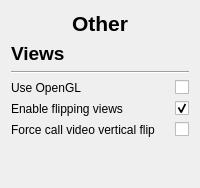
     <widget class="QWidget" name="other">
      <attribute name="title">
       <string>Other</string>
      </attribute>
      <layout class="QGridLayout" name="gridLayout_6">
       <item row="6" column="0" colspan="2">
        <spacer name="verticalSpacer_4">
         <property name="orientation">
          <enum>Qt::Vertical</enum>
         </property>
         <property name="sizeHint" stdset="0">
          <size>
           <width>20</width>
           <height>40</height>
          </size>
         </property>
        </spacer>
       </item>
       <item row="0" column="0" colspan="2">
        <widget class="QLabel" name="label_11">
         <property name="font">
          <font>
           <pointsize>16</pointsize>
           <weight>75</weight>
           <bold>true</bold>
          </font>
         </property>
         <property name="text">
          <string>Other</string>
         </property>
         <property name="alignment">
          <set>Qt::AlignCenter</set>
         </property>
        </widget>
       </item>
       <item row="2" column="0" colspan="2">
        <widget class="Line" name="line_8">
         <property name="orientation">
          <enum>Qt::Horizontal</enum>
         </property>
        </widget>
       </item>
       <item row="4" column="0">
        <widget class="QLabel" name="FlipLabel">
         <property name="text">
          <string>Enable flipping views</string>
         </property>
        </widget>
       </item>
       <item row="3" column="1">
        <widget class="QCheckBox" name="opengl">
         <property name="text">
          <string/>
         </property>
        </widget>
       </item>
       <item row="4" column="1">
        <widget class="QCheckBox" name="flip">
         <property name="text">
          <string/>
         </property>
         <property name="checked">
          <bool>true</bool>
         </property>
        </widget>
       </item>
       <item row="3" column="0">
        <widget class="QLabel" name="OpenGLLabel">
         <property name="sizePolicy">
          <sizepolicy hsizetype="Expanding" vsizetype="Preferred">
           <horstretch>0</horstretch>
           <verstretch>0</verstretch>
          </sizepolicy>
         </property>
         <property name="text">
          <string>Use OpenGL</string>
         </property>
        </widget>
       </item>
       <item row="1" column="0" colspan="2">
        <widget class="QLabel" name="label_17">
         <property name="font">
          <font>
           <pointsize>14</pointsize>
           <weight>75</weight>
           <bold>true</bold>
          </font>
         </property>
         <property name="text">
          <string>Views</string>
         </property>
        </widget>
       </item>
       <item row="5" column="0">
        <widget class="QLabel" name="force_flip_label">
         <property name="text">
          <string>Force call video vertical flip</string>
         </property>
        </widget>
       </item>
       <item row="5" column="1">
        <widget class="QCheckBox" name="force_flip">
         <property name="text">
          <string/>
         </property>
        </widget>
       </item>
      </layout>
     </widget>
